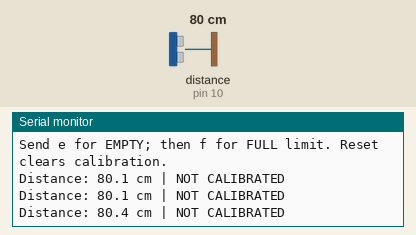
Recording of a sketch running on a simulated Arduino Uno, built with avr-gcc and run on an emulated ATmega328P. Parts: the last lines printed to the serial monitor. Wiring (inferred from the names in the program): ultrasonic range finder: trigger pin 9; echo pin 10. The inputs (shaded band) are chosen by the test bench; at power-on: distance to the obstacle (sensor on pin 10) 80 cm. The echo pulse lasts 58.3 µs per cm.

Above: at 1.2 s.
1.3 s: distance to the obstacle (sensor on pin 10) set to 4 cm
At 2.0 s:
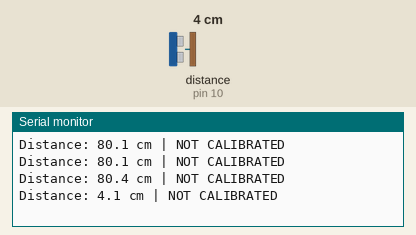
2.8 s: distance to the obstacle (sensor on pin 10) set to 2 cm
At 3.5 s:
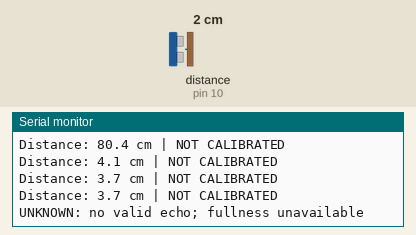
Timing chart, 0 to 5.8 s (numbered marks = the images above; inputs shaded):
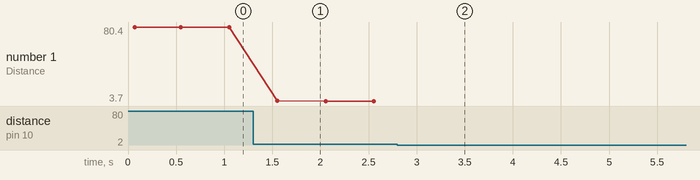

The sketch:

WasteBinLevelTest.ino
```cpp
// UNO bench test: VCC->5V, GND->GND, Trig->D9, Echo->D10.
// Serial Monitor: 9600 baud. Send e at empty, f at chosen full limit.
// Calibration is RAM-only; reset/power loss requires calibration again.
// Local surface-height estimate only. No motor control.
const byte TRIG_PIN = 9;
const byte ECHO_PIN = 10;
float emptyCm = 0;
float fullCm = 0;

void setup() {
  Serial.begin(9600);
  pinMode(TRIG_PIN, OUTPUT);
  digitalWrite(TRIG_PIN, LOW);
  pinMode(ECHO_PIN, INPUT);
  Serial.println(F("Send e for EMPTY; then f for FULL limit. Reset clears calibration."));
}

void loop() {
  digitalWrite(TRIG_PIN, LOW);
  delayMicroseconds(2);
  digitalWrite(TRIG_PIN, HIGH);
  delayMicroseconds(10);
  digitalWrite(TRIG_PIN, LOW);
  unsigned long duration = pulseIn(ECHO_PIN, HIGH, 30000UL);
  float cm = duration / 58.0f;
  bool valid = duration != 0 && cm >= 2 && cm <= 400;

  while (Serial.available()) {
    char command = Serial.read();
    if (command != 'e' && command != 'f') continue;
    if (!valid) {
      Serial.println(F("Calibration rejected: invalid distance"));
    } else if (command == 'e') {
      emptyCm = cm;
      fullCm = 0;
      Serial.println(F("EMPTY saved; FULL cleared. Place target at full limit, send f."));
    } else if (emptyCm == 0 || cm >= emptyCm - 2.0f) {
      Serial.println(F("FULL rejected: set EMPTY first; need at least 2 cm span."));
    } else {
      fullCm = cm;
      Serial.println(F("FULL saved. Calibration ready."));
    }
  }

  if (!valid) {
    Serial.println(F("UNKNOWN: no valid echo; fullness unavailable"));
  } else {
    Serial.print(F("Distance: "));
    Serial.print(cm, 1);
    Serial.print(F(" cm"));
    if (emptyCm > fullCm && fullCm > 0) {
      float percent = 100.0f * (emptyCm - cm) / (emptyCm - fullCm);
      percent = constrain(percent, 0.0f, 100.0f);
      Serial.print(F(" | Estimated level: "));
      Serial.print(percent, 0);
      Serial.println(F("%"));
    } else {
      Serial.println(F(" | NOT CALIBRATED"));
    }
  }
  delay(500);
}
```

Measured:
- the behaviour switches between 3 and 2 cm on distance to the obstacle (sensor on pin 10) (found by bisection; images 1 and 2)
- after the input at 1.3 s, the serial monitor: prints a new line after 0.25 s (image 1)
- after the input at 2.8 s, the serial monitor: prints a new line after 0.26 s (image 2)
- plotted number 1: 80.4 → 3.7 after the input at 1.3 s
